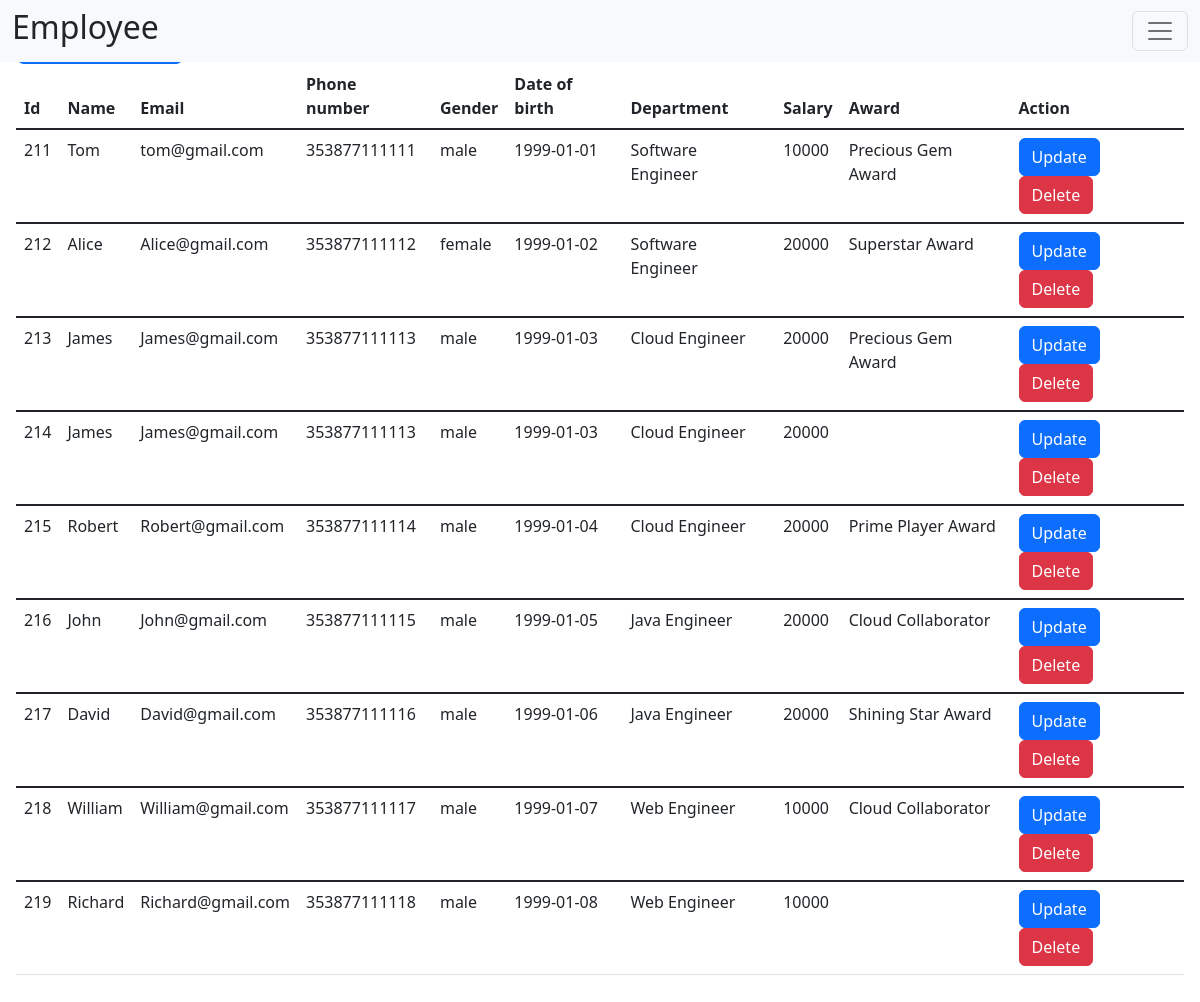
Page /employee/employee.php on the committed database.
### tables this page shows
CREATE TABLE `Employee` (
  `id` int(15) NOT NULL,
  `name` varchar(50) DEFAULT NULL,
  `email` varchar(50) DEFAULT NULL,
  `phone_number` varchar(50) NOT NULL,
  `gender` varchar(50) DEFAULT NULL,
  `date_of_birth` date DEFAULT NULL,
  `department` varchar(100) DEFAULT NULL,
  `salary` int(11) DEFAULT NULL,
  `award_id` int(11) DEFAULT NULL
);

CREATE TABLE `Performance` (
  `award_id` int(11) NOT NULL,
  `award_name` varchar(100) DEFAULT NULL
);

### employee/employee.php (the view, shortened to what this page needs)
<?php
include "../connect.php";
?>
<!doctype html>
<html lang="en">
<head>
    <link href="https://cdn.jsdelivr.net/npm/bootstrap@5.2.3/dist/css/bootstrap.min.css" rel="stylesheet">
    <link href="https://getbootstrap.com/docs/5.2/assets/css/docs.css" rel="stylesheet">
</head>
<body class="p-3 m-0 border-0 bd-example">
    <nav class="navbar bg-light fixed-top">
        <div class="container-fluid">
            <h2 class="h2">Employee</h2>
            <button class="navbar-toggler" type="button" data-bs-toggle="offcanvas" data-bs-target="#offcanvasNavbar" aria-controls="offcanvasNavbar">
                <span class="navbar-toggler-icon"></span>
            </button>
        </div>
    </nav>
    <a href="add_employee.php" class="btn btn-primary btn-lg">Add Employee</a>
    <table class="table">
        <thead>
            <tr>
                <th scope="col">Id</th>
                <th scope="col">Name</th>
                <th scope="col">Email</th>
                <th scope="col">Phone number</th>
                <th scope="col">Gender</th>
                <th scope="col">Date of birth</th>
                <th scope="col">Department</th>
                <th scope="col">Salary</th>
                <th scope="col">Award</th>
                <th scope="col">Action</th>
            </tr>
        </thead>
            <?php
                $sql_employee = "SELECT id, name, email, phone_number, gender, date_of_birth, department, salary, award_id FROM Employee;";
                $result_employee = mysqli_query($con, $sql_employee);
                if (mysqli_num_rows($result_employee) > 0) {
                    while($row = mysqli_fetch_assoc($result_employee)) {
                        $id = $row['id'];
                        $award_id = $row['award_id'];
                        $sql_award_name = "SELECT award_name FROM Performance WHERE award_id = '$award_id';";
                        $result_award_name_query = mysqli_query($con, $sql_award_name);
                        $result_award_name = mysqli_fetch_object($result_award_name_query);
                        echo
                        '<tbody class="table-group-divider">
                            <tr>
                                <td>' .$id. '</td>
                                <td>' .$row['name']. '</td>
                                <td>' .$row['email']. '</td>
                                <td>' .$row['phone_number']. '</td>
                                <td>' .$row['gender']. '</td>
                                <td>' .$row['date_of_birth']. '</td>
                                <td>' .$row['department']. '</td>
                                <td>' .$row['salary']. '</td>
                                <td>' .$result_award_name -> award_name. '</td>
                                <td>
                                    <a href="update_employee.php?updateid= '.$id.'" class="btn btn-primary">Update</a>
                                    <a href="delete_employee.php?deleteid= '.$id.'" class="btn btn-danger">Delete</a>
                                </td>
                            </tr>
                        </tbody>';
                    }
                }
            ?>
    </table>
</body>
</html>

### rows in the picture
employee: id "211", name "Tom", email "tom@gmail.com", phone_number "353877111111", gender "male", date_of_birth "1999-01-01", department "Software Engineer", salary "10000", award.award_name "Precious Gem Award"
employee: id "212", name "Alice", email "Alice@gmail.com", phone_number "353877111112", gender "female", date_of_birth "1999-01-02", department "Software Engineer", salary "20000", award.award_name "Superstar Award"
employee: id "213", name "James", email "James@gmail.com", phone_number "353877111113", gender "male", date_of_birth "1999-01-03", department "Cloud Engineer", salary "20000", award.award_name "Precious Gem Award"
employee: id "214", name "James", email "James@gmail.com", phone_number "353877111113", gender "male", date_of_birth "1999-01-03", department "Cloud Engineer", salary "20000"
employee: id "215", name "Robert", email "Robert@gmail.com", phone_number "353877111114", gender "male", date_of_birth "1999-01-04", department "Cloud Engineer", salary "20000", award.award_name "Prime Player Award"
employee: id "216", name "John", email "John@gmail.com", phone_number "353877111115", gender "male", date_of_birth "1999-01-05", department "Java Engineer", salary "20000", award.award_name "Cloud Collaborator"
employee: id "217", name "David", email "David@gmail.com", phone_number "353877111116", gender "male", date_of_birth "1999-01-06", department "Java Engineer", salary "20000", award.award_name "Shining Star Award"
employee: id "218", name "William", email "William@gmail.com", phone_number "353877111117", gender "male", date_of_birth "1999-01-07", department "Web Engineer", salary "10000", award.award_name "Cloud Collaborator"
employee: id "219", name "Richard", email "Richard@gmail.com", phone_number "353877111118", gender "male", date_of_birth "1999-01-08", department "Web Engineer", salary "10000"
